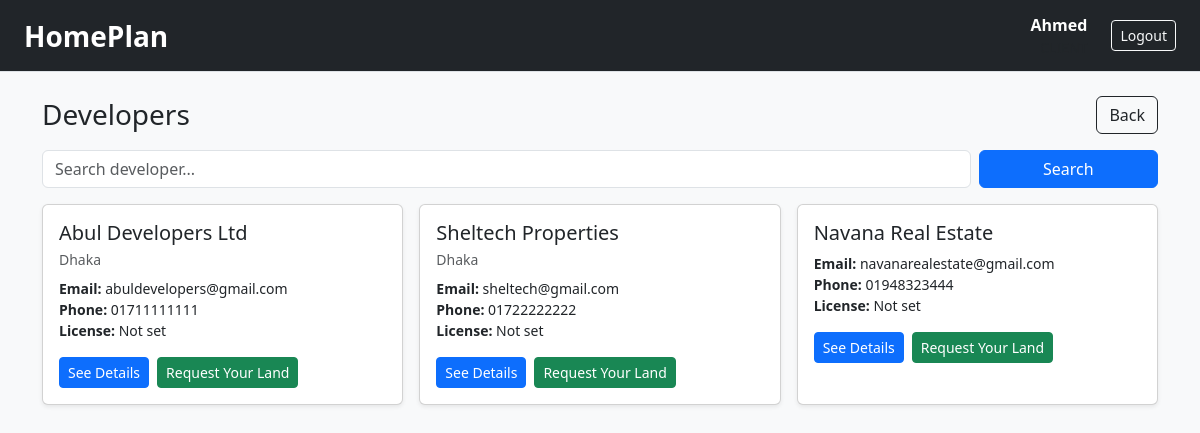
The app's page /client/developer_list.php (signed in) with its own data.
### tables this page shows
CREATE TABLE `users` (
  `user_id` int(11) NOT NULL,
  `role` enum('client','property_owner','developer','architect','material_provider','worker_provider','interior_designer','admin') NOT NULL,
  `provider_type` enum('developer','builder','contractor','architect') DEFAULT NULL,
  `full_name` varchar(120) NOT NULL,
  `email` varchar(190) NOT NULL,
  `phone` varchar(30) DEFAULT NULL,
  `password` varchar(255) NOT NULL,
  `profile_pic` varchar(255) DEFAULT NULL,
  `house` varchar(60) DEFAULT NULL,
  `street` varchar(80) DEFAULT NULL,
  `city` varchar(80) DEFAULT NULL,
  `area_code` varchar(20) DEFAULT NULL,
  `created_at` timestamp NOT NULL DEFAULT current_timestamp()
);

### client/developer_list.php (the view, shortened to what this page needs)
<?php
require_once __DIR__ . '/../config/db.php';
$q = trim($_GET['q'] ?? '');
function col_exists(mysqli $conn, string $table, string $col): bool {
  $sql = "SELECT 1
          FROM INFORMATION_SCHEMA.COLUMNS
          WHERE TABLE_SCHEMA = DATABASE()
            AND TABLE_NAME = ?
            AND COLUMN_NAME = ?
          LIMIT 1";
  $st = $conn->prepare($sql);
  $st->bind_param("ss", $table, $col);
  $st->execute();
  $ok = (bool)$st->get_result()->fetch_row();
  return $ok;
}
$hasCity = col_exists($conn, "users", "city");
$hasCreatedAt = col_exists($conn, "users", "created_at");
$sql = "
SELECT
  u.user_id,
  u.full_name,
  u.email,
  u.phone
  " . ($hasCity ? ", u.city" : "") . ",
  dp.license_no
FROM users u
LEFT JOIN developer_profiles dp ON dp.developer_id = u.user_id
WHERE LOWER(TRIM(u.role)) = 'developer'
";
$sql .= $hasCreatedAt ? " ORDER BY u.created_at DESC" : " ORDER BY u.user_id DESC";
$stmt = $conn->prepare($sql);
$stmt->execute();
$res = $stmt->get_result();
?>
<!doctype html>
<html>
<head>
  <link rel="stylesheet" href="https://cdn.jsdelivr.net/npm/bootstrap@5.3.3/dist/css/bootstrap.min.css">
</head>
<body class="bg-light">
<?php require_once __DIR__ . '/../includes/topbar.php'; ?>
<div class="container py-4">
  <div class="d-flex justify-content-between align-items-center mb-3">
    <h3 class="mb-0">Developers</h3>
    <a href="/homeplan/client/providers.php" class="btn btn-outline-dark">Back</a>
  </div>
  <form class="row g-2 mb-3" method="get">
    <div class="col-md-10">
      <input class="form-control" name="q" placeholder="Search developer..." value="<?= htmlspecialchars($q) ?>">
    </div>
    <div class="col-md-2 d-grid">
      <button class="btn btn-primary">Search</button>
    </div>
  </form>
  <div class="row g-3">
    <?php while ($row = $res->fetch_assoc()): ?>
      <div class="col-md-4">
        <div class="card shadow-sm h-100">
          <div class="card-body">
            <h5 class="mb-1"><?= htmlspecialchars($row['full_name']) ?></h5>
            <?php if ($hasCity): ?>
              <div class="text-muted small mb-2"><?= htmlspecialchars($row['city'] ?? '') ?></div>
            <?php endif; ?>
            <div class="small">
              <div><b>Email:</b> <?= htmlspecialchars($row['email']) ?></div>
              <div><b>Phone:</b> <?= htmlspecialchars($row['phone'] ?? '') ?></div>
              <div><b>License:</b> <?= htmlspecialchars($row['license_no'] ?? 'Not set') ?></div>
            </div>
            <div class="d-flex gap-2 mt-3 flex-wrap">
              <a class="btn btn-primary btn-sm"
                 href="/homeplan/client/developer_projects.php?developer_id=<?= (int)$row['user_id'] ?>">
                See Details
              </a>
              <a class="btn btn-success btn-sm"
                 href="/homeplan/client/developer_land_request.php?developer_id=<?= (int)$row['user_id'] ?>">
                Request Your Land
              </a>
            </div>
          </div>
        </div>
      </div>
    <?php endwhile; ?>
  </div>
</div>
</body>
</html>

### records on screen
users: full_name "Abul Developers Ltd", city "Dhaka", email "abuldevelopers@gmail.com", phone "01711111111", license_no "Not set"
users: full_name "Sheltech Properties", city "Dhaka", email "sheltech@gmail.com", phone "01722222222", license_no "Not set"
users: full_name "Navana Real Estate", email "navanarealestate@gmail.com", phone "01948323444", license_no "Not set"

### other values on screen
$name "Ahmed"
